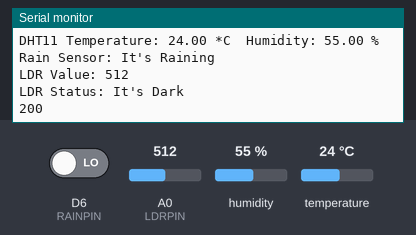
Recording of a sketch running on a simulated ESP8266 (NodeMCU). On the bench: the last lines printed to the serial monitor. The test bench sets the inputs (shaded band); at power-on: A0 (LDRPIN) = 512, D6 (RAINPIN) LOW, humidity 55 %, temperature 24 °C. WiFi joins after 1.5 s; servers stay silent unless stated; uploads are accepted with an empty reply.

Above: at 5.2 s.
5.3 s: A0 (LDRPIN) set to 710
At 8.41 s:
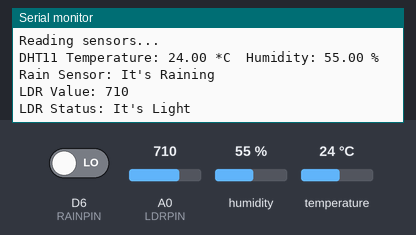
13.9 s: D6 (RAINPIN) driven HIGH
22.4 s: humidity set to 22 %
At 26.4 s:
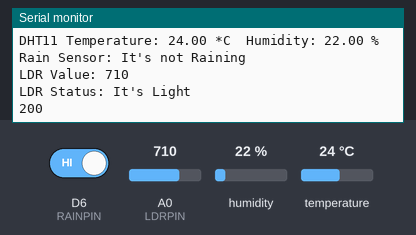
27.4 s: temperature set to 12 °C
At 29.55 s:
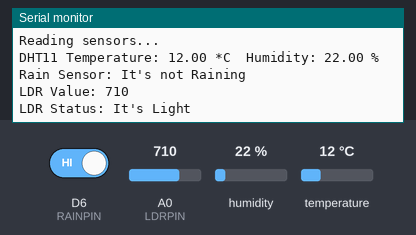
32.4 s: A0 (LDRPIN) set to 716
At 34.9 s:
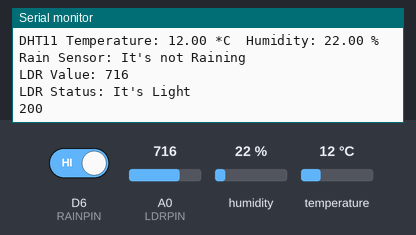
37.4 s: humidity set to 40 %
At 38.01 s:
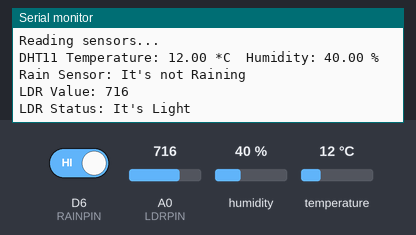
Timing chart, 0 to 40.4 s (numbered marks = the images above; inputs shaded):
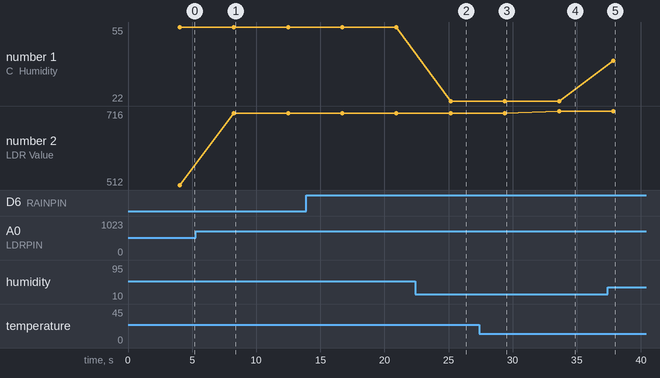

Measured:
- after the input at 5.3 s, the serial monitor: prints a new line after 3.0 s (image 1)
- after the input at 22.4 s, the serial monitor: prints a new line after 2.8 s (image 2)
- after the input at 27.4 s, the serial monitor: prints a new line after 2.0 s (image 3)
- after the input at 32.4 s, the serial monitor: prints a new line after 1.2 s (image 4)
- after the input at 37.4 s, the serial monitor: prints a new line after 0.45 s (image 5)
- plotted number 1: 55 → 22 after the input at 22.4 s, 22 → 40 after the input at 37.4 s
- plotted number 2: 512 → 710 after the input at 5.3 s, 710 → 716 after the input at 32.4 s

The sketch:

fianl.ino
```cpp
#include <DHT.h>
#include <ESP8266HTTPClient.h>
#include <ESP8266WiFi.h>

// Pin Definitions
#define DHTPIN D5      // Pin connected to the DHT11 sensor
#define DHTTYPE DHT11  // DHT 11
#define RAINPIN D6     // Pin connected to the Rain sensor
#define LDRPIN A0      // Pin connected to the LDR

// Create an instance for the DHT11 sensor
DHT dht(DHTPIN, DHTTYPE);

// Your WiFi credentials
char ssid[] = "Parthiv";
char pass[] = "12345678";

// WiFi client object
WiFiClient client;

void setup() {
  // Start serial communication
  Serial.begin(115200);
  Serial.println("Sensor Test");

  // Initialize the DHT11 sensor
  dht.begin();
  delay(2000); // Delay to stabilize DHT11 sensor
  Serial.println("DHT11 sensor initialized.");

  // Set pin modes
  pinMode(RAINPIN, INPUT);
  pinMode(LDRPIN, INPUT);

  // Connect to WiFi
  WiFi.begin(ssid, pass);
  while (WiFi.status() != WL_CONNECTED) {
    delay(1000);
    Serial.println("Connecting to WiFi...");
  }
  Serial.println("Connected to WiFi");
}

void loop() {
  Serial.println("Reading sensors...");

  // Read data from DHT11
  float humidity = dht.readHumidity();
  float temperatureDHT = dht.readTemperature();

  // Check if DHT11 readings are valid
  if (isnan(humidity) || isnan(temperatureDHT)) {
    Serial.println("Failed to read from DHT sensor!");
  } else {
    // Check DHT11 readings
    Serial.print("DHT11 Temperature: ");
    Serial.print(temperatureDHT);
    Serial.print(" *C\t");
    Serial.print("Humidity: ");
    Serial.print(humidity);
    Serial.println(" %");
  }

  // Read data from Rain Sensor
  int rainValue = digitalRead(RAINPIN);
  String rainStatus = rainValue == HIGH ? "It's not Raining" : "It's Raining";

  // Check Rain Sensor reading
  Serial.print("Rain Sensor: ");
  Serial.println(rainStatus);

  // Read data from LDR Sensor
  int ldrValue = analogRead(LDRPIN);
  String ldrStatus = ldrValue < 700 ? "It's Dark" : "It's Light";

  // Check LDR reading
  Serial.print("LDR Value: ");
  Serial.println(ldrValue);
  Serial.print("LDR Status: ");
  Serial.println(ldrStatus);

  HTTPClient http;
  http.begin(client, "http://192.168.198.195:5000/values");
  http.addHeader("Content-Type", "application/json"); // Specify content-type header

  // Prepare the HTTP request data
  String httpRequestData = "" +
    String("\"Temperature\": ") + String(temperatureDHT) + ",\n" +
    String("\"Humidity\": ") + String(humidity) + ",\n" +
    String("\"LDR_Value\": ") + String(ldrValue) + ",\n" +
    String("\"LDR_Status\": \"") + ldrStatus + "\",\n" +
    String("\"Rain_Status\": ") + String(rainValue == HIGH ? 0 : 1) + ",\n" +
    String("\"Rain_Description\": \"") + rainStatus + "\"\n";

  // Add warnings for high temperature and humidity
  if (temperatureDHT > 35) {
    httpRequestData += ",\n\"Temperature_Warning\": \"It's too hot!\"";
  }
  if (humidity > 85) {
    httpRequestData += ",\n\"Humidity_Warning\": \"It's too humid!\"";
  }

  httpRequestData += "\n";

  int httpResponseCode = http.POST(httpRequestData);

  if (httpResponseCode > 0) {
    String response = http.getString();
    Serial.println(httpResponseCode);
    Serial.println(response);
  } else {
    Serial.print("Error on sending POST: ");
    Serial.println(httpResponseCode);
  }

  http.end();

  // Add delay between readings
  delay(4000); // Wait 4 seconds before next reading
}
```
